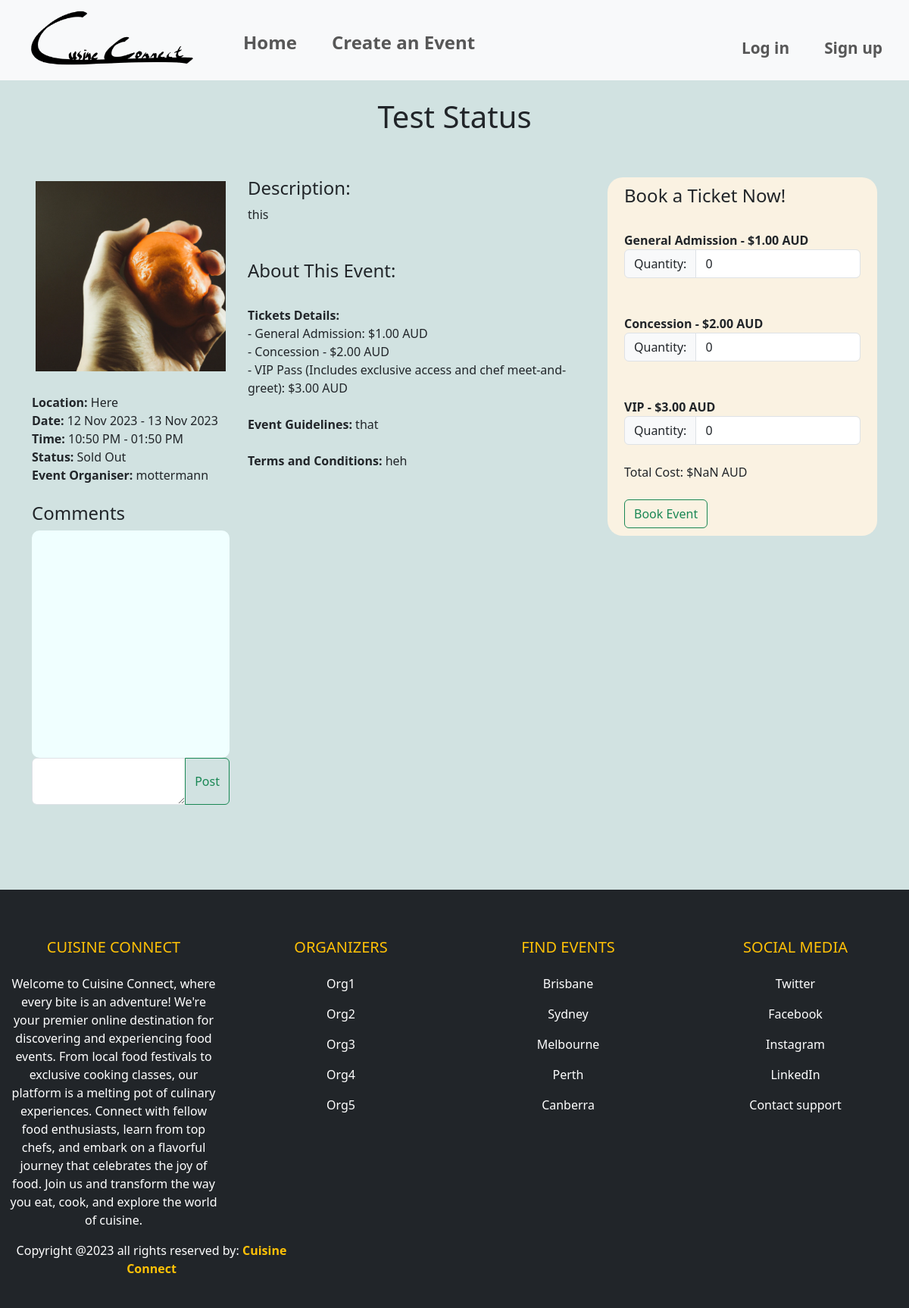
Before: /events/event/6 with the older database file.
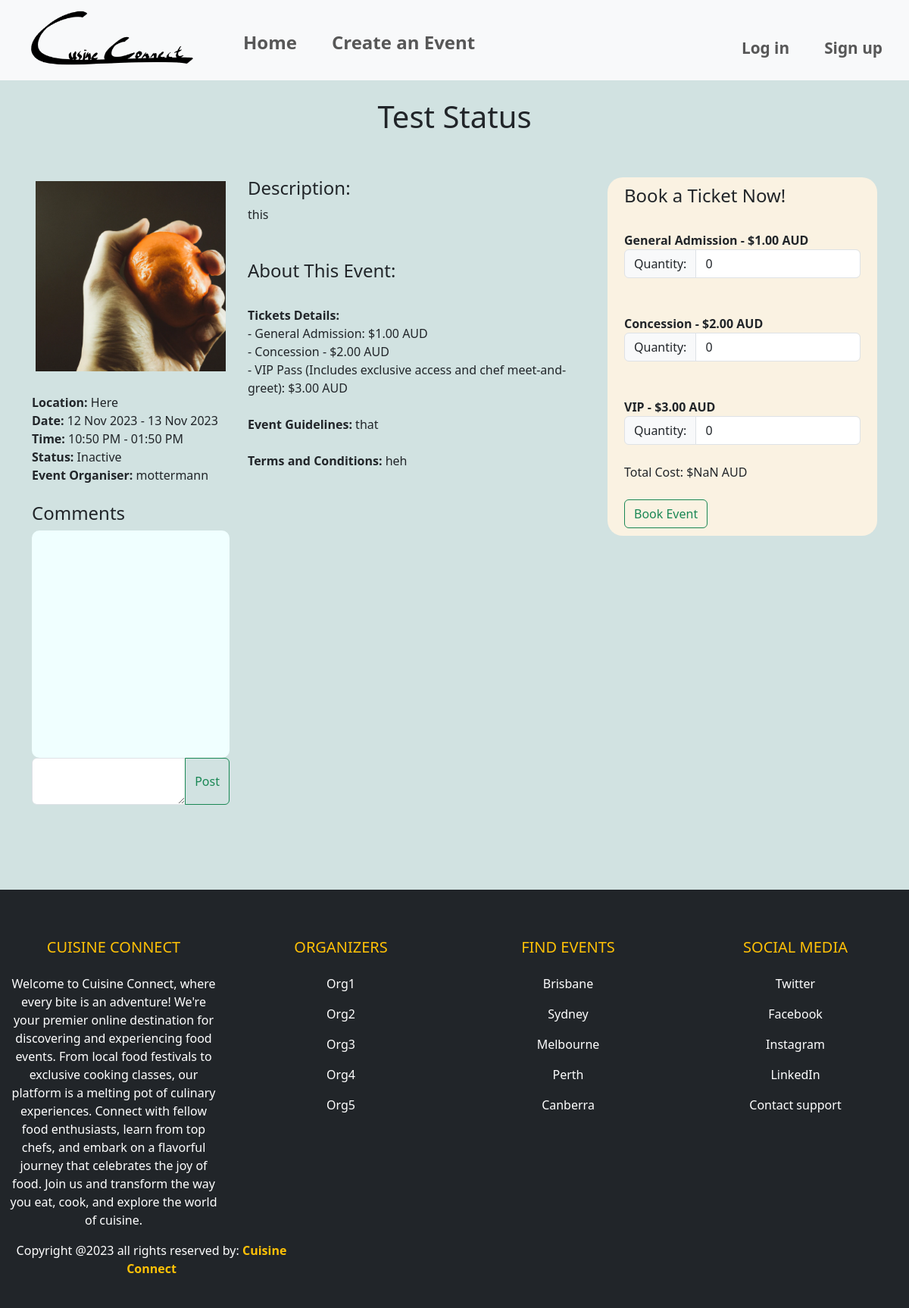
After: the same page with the newer database file.
### website/models.py (models this page shows, shortened)
class Event(db.Model):
    __tablename__ = 'events'
    id = db.Column(db.Integer, primary_key=True)
    name = db.Column(db.String(80), nullable=False)
    location = db.Column(db.String(400), nullable=False)
    start_date = db.Column(db.Date, nullable=False)
    end_date = db.Column(db.Date, nullable=False)
    start_time = db.Column(db.Time, nullable=False)
    end_time = db.Column(db.Time, nullable=False)
    ga_price = db.Column(db.Numeric, nullable=False)
    ga_availability = db.Column(db.Integer, nullable=False)
    concession_price = db.Column(db.Numeric, nullable=False)
    concession_availability = db.Column(db.Integer, nullable=False)
    vip_price = db.Column(db.Numeric, nullable=False)
    vip_availability = db.Column(db.Integer, nullable=False)
    description = db.Column(db.Text, nullable=False)
    image = db.Column(db.String(400), nullable=True)
    event_guidelines = db.Column(db.Text, nullable=True)
    terms_conditions = db.Column(db.Text, nullable=True)
    category = db.Column(db.String(80), nullable=True)
    comments = db.relationship('Comment', backref='event')
    user_id = db.Column(db.Integer, db.ForeignKey('users.id'))
    user = db.relationship('User', backref=db.backref('events', lazy=True))
    is_cancelled = db.Column(db.Boolean, default=False)
    event_bookings = db.relationship('Bookings', back_populates='event', lazy=True)
    @property
    def total_availability(self):
        return (self.concession_availability + self.ga_availability + self.vip_availability)
    @property
    def total_tickets_booked(self):
        return sum(bookings.ga_quantity + bookings.concession_quantity + bookings.vip_quantity for bookings in self.event_bookings)
    @property
    def status(self):
        try:
            if self.is_cancelled:
                return "Cancelled"
            elif self.total_availability == self.total_tickets_booked:
                return "Sold Out"
            elif datetime.combine(self.start_date, self.start_time) < datetime.now():
                return "Inactive"
            else:
                return "Open"
        except Exception as e:
            print(f"Error updating status: {e}")

class Bookings(db.Model):
    __tablename__ = 'bookings'
    id = db.Column(db.Integer, primary_key=True)
    name = db.Column(db.String(80))
    description = db.Column(db.String(200))
    image = db.Column(db.String(400))
    user_id = db.Column(db.Integer, db.ForeignKey('users.id'))
    event_id = db.Column(db.Integer, db.ForeignKey('events.id'))
    event = db.relationship('Event', back_populates='event_bookings', lazy=True)
    ga_quantity = db.Column(db.Integer, default=0)
    concession_quantity = db.Column(db.Integer, default=0)
    vip_quantity = db.Column(db.Integer, default=0)
    booking_time = db.Column(db.DateTime, default=datetime.utcnow)

class User(db.Model, UserMixin):
    __tablename__='users'
    id = db.Column(db.Integer, primary_key=True)
    name = db.Column(db.String(100), index=True, unique=True, nullable=False)
    emailid = db.Column(db.String(100), index=True, nullable=False)
    contactnumber = db.Column(db.Integer)
    address = db.Column(db.String(15), unique=True, index=True, nullable=True)
    password_hash = db.Column(db.String(255), nullable=False)
    comments = db.relationship('Comment', backref='user')

### website/events.py (the view)
@bp.route('/event/<int:id>')
def event_details(id):
    print(f"Event ID: {id}")
    event = Event.query.get_or_404(id)
    comment_form = CommentForm()
    return render_template('eventDetails.html', event=event, form=comment_form)

### website/forms.py
class CommentForm(FlaskForm):
    text = TextAreaField('Comment', [InputRequired()])
    submit = SubmitField('Post')

### website/templates/eventDetails.html (shortened to what this page needs)
{% extends 'base.html' %}
{% block header %}
<link rel="stylesheet" href="{{ url_for('static', filename='style/style.css') }}">
{% endblock %}
{% block content %}
<div>
    <div class="heading">
        <h1>{{ event.name }}</h1><br><br>
    </div>
    <div class="container">
        <div class="row">
            <div class="col-sm-3">
                <div class="box">
                    <img class="cropImage" src="{{ url_for('static', filename=event.image.split('static/')[1].replace('\\', '/')) }}" alt="Event Image">
                </div>
                <br><b>Location:</b> {{ event.location }}
                <br><b>Date:</b> {{ event.start_date.strftime('%d %b %Y') }} - {{ event.end_date.strftime('%d %b %Y') }}
                <br><b>Time:</b> {{ event.start_time.strftime('%I:%M %p') }} - {{ event.end_time.strftime('%I:%M %p') }}
                <br><b>Status:</b> {{ event.status }}
                <br><b>Event Organiser:</b> {{ event.user.name }}
                <br><br><h4>Comments</h4>
                <div class="overflow-auto reviewsColor">
                    <div class="reviews">
                    </div>
                </div>
                <form method="post" action="{{ url_for('event.post_comment', event_id=event.id) }}">
                    <div class="input-group mb-3">
                        {{ form.text(class="form-control") }}
                        <button class="btn btn-outline-success" type="submit">Post</button>
                    </div>
                </form>
            </div>
            <div class="col-sm-5">
                <h4>Description:</h4>
                {{ event.description }}
                <br><br><br><h4>About This Event:</h4>
                <br><b>Tickets Details:</b>
                <br>- General Admission: ${{ "%.2f"|format(event.ga_price) }} AUD
                <br>- Concession - ${{ "%.2f"|format(event.concession_price) }} AUD
                <br>- VIP Pass (Includes exclusive access and chef meet-and-greet): ${{ "%.2f"|format(event.vip_price) }} AUD
                <br><br><b>Event Guidelines:</b>
                {{ event.event_guidelines }}
                <br><br><b>Terms and Conditions:</b>
                {{ event.terms_conditions }}
            </div>
            <div class="col-sm-4">
                <div class="formLayout">
                    <div class="container">
                        <h4>Book a Ticket Now!</h4>
                        <form method="post" action="{{ url_for('event.book_event', id=event.id) }}">
                            <br><b>General Admission - ${{ "%.2f"|format(event.ga_price) }} AUD</b><br>
                            <div class="input-group">
                                <div class="input-group-text">Quantity:</div>
                                <input type="number" name="ga_quantity" id="GAquantity" class="form-control" min="0" value="0">
                            </div><br>
                            <br><b>Concession - ${{ "%.2f"|format(event.concession_price) }} AUD</b><br>
                            <div class="input-group">
                                <div class="input-group-text">Quantity:</div>
                                <input type="number" name="concession_quantity" id="concessionquantity" class="form-control" min="0" value="0">
                            </div><br>
                            <br><b>VIP - ${{ "%.2f"|format(event.vip_price) }} AUD</b><br>
                            <div class="input-group">
                                <div class="input-group-text">Quantity:</div>
                                <input type="number" name="vip_quantity" id="VIPquantity" class="form-control" min="0" value="0">
                            </div><br>
                            <div id="totalPrice">Total Cost: $0.00 AUD</div><br>
                            <button class="btn btn-outline-success" type="submit">Book Event</button>
                        </form>
                    </div>
                </div>
            </div>
        </div>
    </div>
</div>
<br><br><br><br>
{% endblock %}

### website/templates/base.html (shortened to what this page needs)
<!DOCTYPE html>
<html lang="en">
    <head>
        <link rel="stylesheet" href="{{url_for('static', filename='style/style.css')}}">
        <link href="https://cdn.jsdelivr.net/npm/bootstrap@5.3.1/dist/css/bootstrap.min.css" rel="stylesheet">
    </head>
    <body class="bGColor">
        <nav class="navbar sticky-top navbar-expand-sm bg-light navbar-light justify-content-center">
            <div class="container-fluid">
                    <ul class="navbar-nav">
                        <li><a class="navbar-brand" href = "{{ url_for('main.index') }}"><img src="{{url_for('static', filename='img/logo.png')}}" style="width:240px;height:90px"></a></li>
                        <li class="nav-item" ><a style="font-size: 150%; padding-top: 30px;" class="nav-link" href = "{{ url_for('main.index') }}"><b>Home</b></a></li>
                        <li class="nav-item" ><a style="font-size: 150%; padding-top: 30px;" class="nav-link" href = "{{ url_for('event.create') }}"><b>Create an Event</b></a></li>
                    </ul>
                    <ul class = "navbar-nav navbar-right">
                        {% if current_user.is_authenticated %}
                        <li class="nav-item" ><a style="font-size: 130%; padding-top: 30px;" class="nav-link" href = "#"><b>Welcome {{current_user.name}}</b></a></li>
                        <li class="nav-item" ><a style="font-size: 130%; padding-top: 30px;" class="nav-link" href = "{{ url_for('auth.logout') }}"><b>Log out</b></a></li>
                        {% else %}
                        <li class="nav-item" ><a style="font-size: 130%; padding-top: 30px;" class="nav-link" href = "{{ url_for('auth.login') }}"><b>Log in</b></a></li>
                        <li class="nav-item" ><a style="font-size: 130%; padding-top: 30px;" class="nav-link" href = "{{ url_for('auth.register') }}"><b>Sign up</b></a></li>
                        {% endif %}
                    </ul>
            </div>
        </nav>
        {% block header %}
        {% endblock %}
    {% block content %}
    {% endblock %}
    <footer class="bg-dark text-white pt-5 pb-4">
        <div class="container-fluid text-center text-md-left">
            <div class="row text-center text-md-left">
                <div class="col-md-3 col-lg-3 col-xl-3 mx-auto mt-3">
                    <h5 class="text-uppercase mb-4 font-weight-bold text-warning">Cuisine Connect</h5>
                    <p>Welcome to Cuisine Connect, where every bite is an adventure! We're your premier online destination for discovering and experiencing food events.
                        From local food festivals to exclusive cooking classes, our platform is a melting pot of culinary experiences. Connect with fellow food enthusiasts,
                        learn from top chefs, and embark on a flavorful journey that celebrates the joy of food. Join us and transform the way you eat, cook, and explore the world of cuisine.</p>
                </div>
                <div class="col-md-3 col-lg-3 col-xl-3 mx-auto mt-3">
                    <h5 class="text-uppercase mb-4 font-weight-bold text-warning">Organizers</h5>
                    <p>
                        <a href="#" class="text-white" style="text-decoration: none;">Org1</a>
                    </p>
                    <p>
                        <a href="#" class="text-white" style="text-decoration: none;">Org2</a>
                    </p>
                    <p>
                        <a href="#" class="text-white" style="text-decoration: none;">Org3</a>
                    </p>
                    <p>
                        <a href="#" class="text-white" style="text-decoration: none;">Org4</a>
                    </p>
                    <p>
                        <a href="#" class="text-white" style="text-decoration: none;">Org5</a>
                    </p>
                </div>
                <div class="col-md-3 col-lg-3 col-xl-3 mx auto mt-3">
                    <h5 class="text-uppercase mb-4 font-weight-bold text-warning">Find Events</h5>
                    <p>
                        <a href="#" class="text-white" style="text-decoration: none;">Brisbane</a>
                    </p>
                    <p>
                        <a href="#" class="text-white" style="text-decoration: none;">Sydney</a>
                    </p>
                    <p>
                        <a href="#" class="text-white" style="text-decoration: none;">Melbourne</a>
                    </p>
                    <p>
                        <a href="#" class="text-white" style="text-decoration: none;">Perth</a>
                    </p>
                    <p>
                        <a href="#" class="text-white" style="text-decoration: none;">Canberra</a>
                    </p>
                </div>
                <div class="col-md-3 col-lg-3 col-xl-3 mx auto mt-3">
                    <h5 class="text-uppercase mb-4 font-weight-bold text-warning">Social Media</h5>
                    <p>
                        <a href="#" class="text-white" style="text-decoration: none;">Twitter</a>
                    </p>
                    <p>
                        <a href="#" class="text-white" style="text-decoration: none;">Facebook</a>
                    </p>
                    <p>
                        <a href="#" class="text-white" style="text-decoration: none;">Instagram</a>
                    </p>
                    <p>
                        <a href="#" class="text-white" style="text-decoration: none;">LinkedIn</a>
                    </p>
                    <p>
                        <a href="#" class="text-white" style="text-decoration: none;">Contact support</a>
                    </p>
                </div>
            </div>
            <div class="row">
                <div class="col-md-4 col-lg-4">
                    <p>Copyright @2023 all rights reserved by:
                        <strong class="text-warning">Cuisine Connect</strong>
                    </p>
                </div>
            </div>
        </div>
      </footer>
    </body>
</html>

### website/static/style/style.css (style rules this page uses)
.heading { text-align: center; padding-top: 2%; }
.box { position: relative; width:100%; border: 5px solid rgba(196, 218, 216, 0); }
.box::before { content: ""; display: block; padding-top: 100%; }
.cropImage { position: absolute; top: 0; left: 0; width: 100%; height: 100%; object-fit: cover; }
.bGColor { background-color: rgba(196, 218, 216, 0.767); }
.navbar-nav > li { padding-left: 15px; padding-right: 15px; }
.formLayout { background-color: rgb(250, 242, 226); padding: 10px; border-radius: 20px; }
.reviews { height: 300px; padding: 8px; }
.reviewsColor { background-color: azure; border-radius: 10px; }

Changed rows visible on the page:
changed Event "Test Status": status "Sold Out" → "Inactive"
